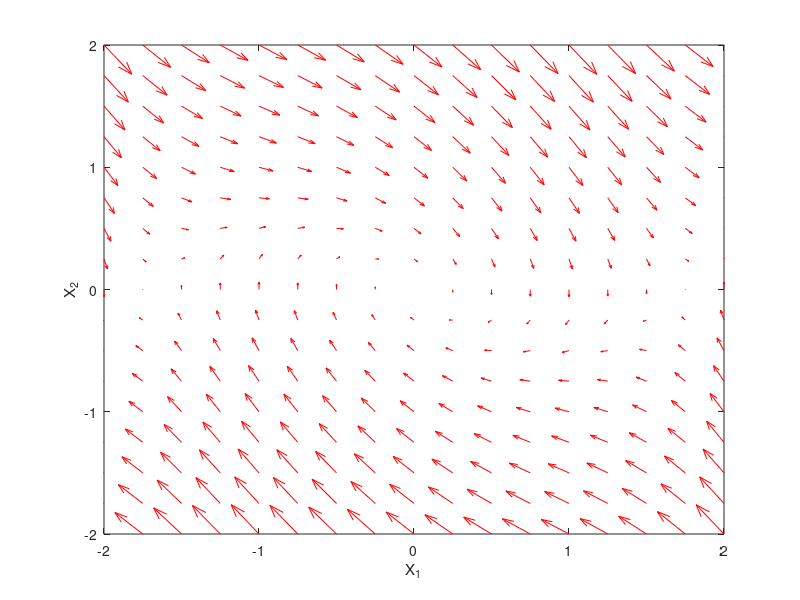

This chart was generated by the following MATLAB code: (Note: this script raises an error after producing the figure.)
f = @(t,X) [X(2); -X(1)+(1/3)*X(1)^3-X(2)];
[x,y] = meshgrid(-2:.25:2,-2:.25:2);
x0 = zeros(size(x));
y0 = zeros(size(x));
t=0;
for i = 1:numel(x)
    Xprime = f(t,[x(i); y(i)]);
    x0(i) = Xprime(1);
    y0(i) = Xprime(2);
end
figure
quiver(x,y,x0,y0,'r');
xlabel('X_1')
ylabel('X_2')
axis ([-2 2 -2 2]);

hold on 

x1 = -2:.25:2;
y = x1;
[X1,X2] = meshgrid(x1);
v = (0.75*(X1.^2)) - ((1/12)*(X1.^4)) + ((1/2)*(X1.*X2)) + ((1/2)*(X2.^2));
[M,c] = contour(X,Y,v,'ShowText','on')
colorbar
c.LineWidth = 2;

hold on
vm = -2:.25:2;  % plotting range from -5 to 5
[p, q] = meshgrid(vm);  % get 2-D mesh for x and y
cond = v < (9/8);  % check conditions for these values
cond = double(cond);  % convert to double for plotting
cond(cond == 0) = NaN;  % set the 0s to NaN so they are not plotted
sur = surf(p,q,cond, 'FaceAlpha',0.3)
sur.EdgeColor = 'none';
view(0,90)    % change to top view

title('Level sets of lyapunov function')
xlabel('X1') 
ylabel('X2') 

